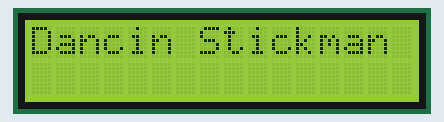
A sketch run on a simulated Arduino Uno, built with avr-gcc and run on an emulated ATmega328P. Parts: 16×2 character LCD.

Above: at 0.2 s.
At 1.16 s:
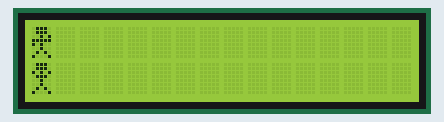
At 4.36 s:
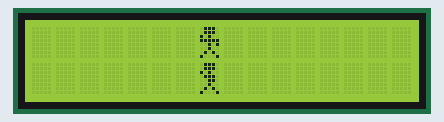
At 8.48 s:
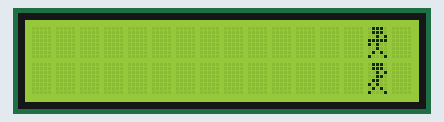
At 12.13 s:
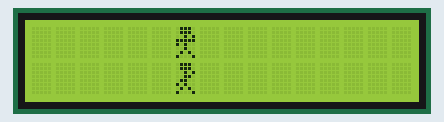
At 15.79 s:
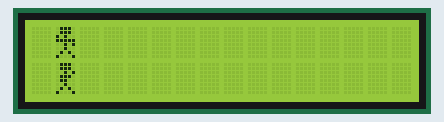

Measured:
- by itself, everything shown: repeats every 14.2 s, in 30 steps
- what the display in image 1 shows lasts 0.5 s, from 0.9 s to 1.4 s

The sketch:

dancin_stickman.ino
```cpp
#include <Wire.h>
#include <LiquidCrystal_I2C.h>
LiquidCrystal_I2C lcd(0x27, 16, 2);

// --- Frames baris 1 (atas) ---
byte s1[8] = {B01110,B01110,B00101,B11111,B10100,B00100,B01010,B10001};
byte s2[8] = {B01110,B01110,B10100,B11111,B00101,B00100,B01010,B10001};

// --- Frames baris 2 (bawah) ---
byte s3[8] = {B01110,B01110,B10101,B01110,B00100,B00100,B01010,B10001};
byte s4[8] = {B01110,B01110,B00101,B01110,B01100,B00100,B01010,B10001};
byte s5[8] = {B01110,B01110,B00101,B00110,B01100,B10100,B01010,B10001};
byte s6[8] = {B01110,B01110,B10100,B01110,B00110,B00100,B01010,B10001};

void setup() {
  lcd.init();
  lcd.backlight();
  lcd.clear();
  lcd.createChar(0, s1);
  lcd.createChar(1, s2);
  lcd.createChar(2, s3);
  lcd.createChar(3, s4);
  lcd.createChar(4, s5);
  lcd.createChar(5, s6);

  lcd.setCursor(0,0); lcd.print("Dancin Stickman");
  delay(800);
  lcd.clear();
}

void loop() {
  for (int c = 0; c < 16; c++) {
    lcd.setCursor(c, 0); lcd.write((c % 2) ? 1 : 0);
    if (c > 0) { lcd.setCursor(c-1, 0); lcd.print(' '); }

    uint8_t f = 2 + (c % 4);
    lcd.setCursor(c, 1); lcd.write(f);
    if (c > 0) { lcd.setCursor(c-1, 1); lcd.print(' '); }

    delay(450);
  }

  lcd.setCursor(15,0); lcd.print(' ');
  lcd.setCursor(15,1); lcd.print(' ');

  for (int c = 14; c >= 0; c--) {
    lcd.setCursor(c, 0); lcd.write((c % 2) ? 1 : 0);
    lcd.setCursor(c+1, 0); lcd.print(' ');

    uint8_t f = 2 + (c % 4);
    lcd.setCursor(c, 1); lcd.write(f);
    lcd.setCursor(c+1, 1); lcd.print(' ');

    delay(450);
  }
}
```
